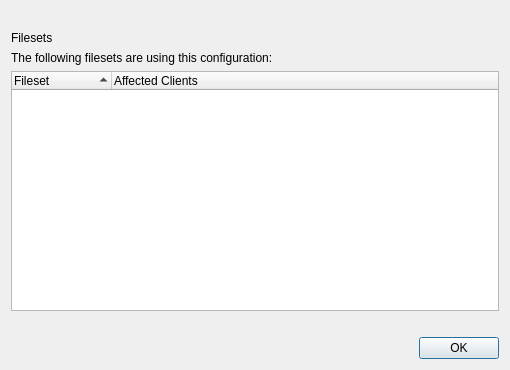
<?xml version="1.0" encoding="UTF-8"?>
<ui version="4.0">
 <class>FileVault2ConfigurationUsageDialog</class>
 <widget class="QDialog" name="FileVault2ConfigurationUsageDialog">
  <property name="windowModality">
   <enum>Qt::WindowModal</enum>
  </property>
  <property name="geometry">
   <rect>
    <x>0</x>
    <y>0</y>
    <width>510</width>
    <height>370</height>
   </rect>
  </property>
  <property name="windowTitle">
   <string>Disk Encryption Configuration Usage</string>
  </property>
  <layout class="QVBoxLayout" name="verticalLayout_2">
   <item>
    <widget class="QLabel" name="headerLabel">
     <property name="text">
      <string/>
     </property>
    </widget>
   </item>
   <item>
    <layout class="QVBoxLayout" name="verticalLayout">
     <property name="spacing">
      <number>6</number>
     </property>
     <item>
      <widget class="QLabel" name="lSubSectionFilesets">
       <property name="text">
        <string>Filesets</string>
       </property>
      </widget>
     </item>
     <item>
      <widget class="QLabel" name="lTipFilesets">
       <property name="text">
        <string>The following filesets are using this configuration:</string>
       </property>
      </widget>
     </item>
     <item>
      <widget class="StyledTreeWidget" name="filesetsTree">
       <property name="contextMenuPolicy">
        <enum>Qt::CustomContextMenu</enum>
       </property>
       <property name="editTriggers">
        <set>QAbstractItemView::NoEditTriggers</set>
       </property>
       <property name="alternatingRowColors">
        <bool>true</bool>
       </property>
       <property name="rootIsDecorated">
        <bool>false</bool>
       </property>
       <property name="uniformRowHeights">
        <bool>true</bool>
       </property>
       <property name="itemsExpandable">
        <bool>false</bool>
       </property>
       <property name="sortingEnabled">
        <bool>true</bool>
       </property>
       <property name="expandsOnDoubleClick">
        <bool>false</bool>
       </property>
       <attribute name="headerShowSortIndicator" stdset="0">
        <bool>true</bool>
       </attribute>
       <column>
        <property name="text">
         <string>Fileset</string>
        </property>
       </column>
       <column>
        <property name="text">
         <string>Affected Clients</string>
        </property>
       </column>
      </widget>
     </item>
    </layout>
   </item>
   <item>
    <widget class="QLabel" name="footerLabel">
     <property name="text">
      <string/>
     </property>
    </widget>
   </item>
   <item>
    <widget class="QDialogButtonBox" name="buttonBox">
     <property name="orientation">
      <enum>Qt::Horizontal</enum>
     </property>
     <property name="standardButtons">
      <set>QDialogButtonBox::Ok</set>
     </property>
    </widget>
   </item>
  </layout>
 </widget>
 <customwidgets>
  <customwidget>
   <class>StyledTreeWidget</class>
   <extends>QTreeWidget</extends>
   <header>FileWaveGuiLib/styledviews/styledtreeview.h</header>
  </customwidget>
 </customwidgets>
 <resources/>
 <connections>
  <connection>
   <sender>buttonBox</sender>
   <signal>accepted()</signal>
   <receiver>FileVault2ConfigurationUsageDialog</receiver>
   <slot>accept()</slot>
   <hints>
    <hint type="sourcelabel">
     <x>248</x>
     <y>254</y>
    </hint>
    <hint type="destinationlabel">
     <x>157</x>
     <y>274</y>
    </hint>
   </hints>
  </connection>
  <connection>
   <sender>buttonBox</sender>
   <signal>rejected()</signal>
   <receiver>FileVault2ConfigurationUsageDialog</receiver>
   <slot>reject()</slot>
   <hints>
    <hint type="sourcelabel">
     <x>316</x>
     <y>260</y>
    </hint>
    <hint type="destinationlabel">
     <x>286</x>
     <y>274</y>
    </hint>
   </hints>
  </connection>
 </connections>
</ui>
